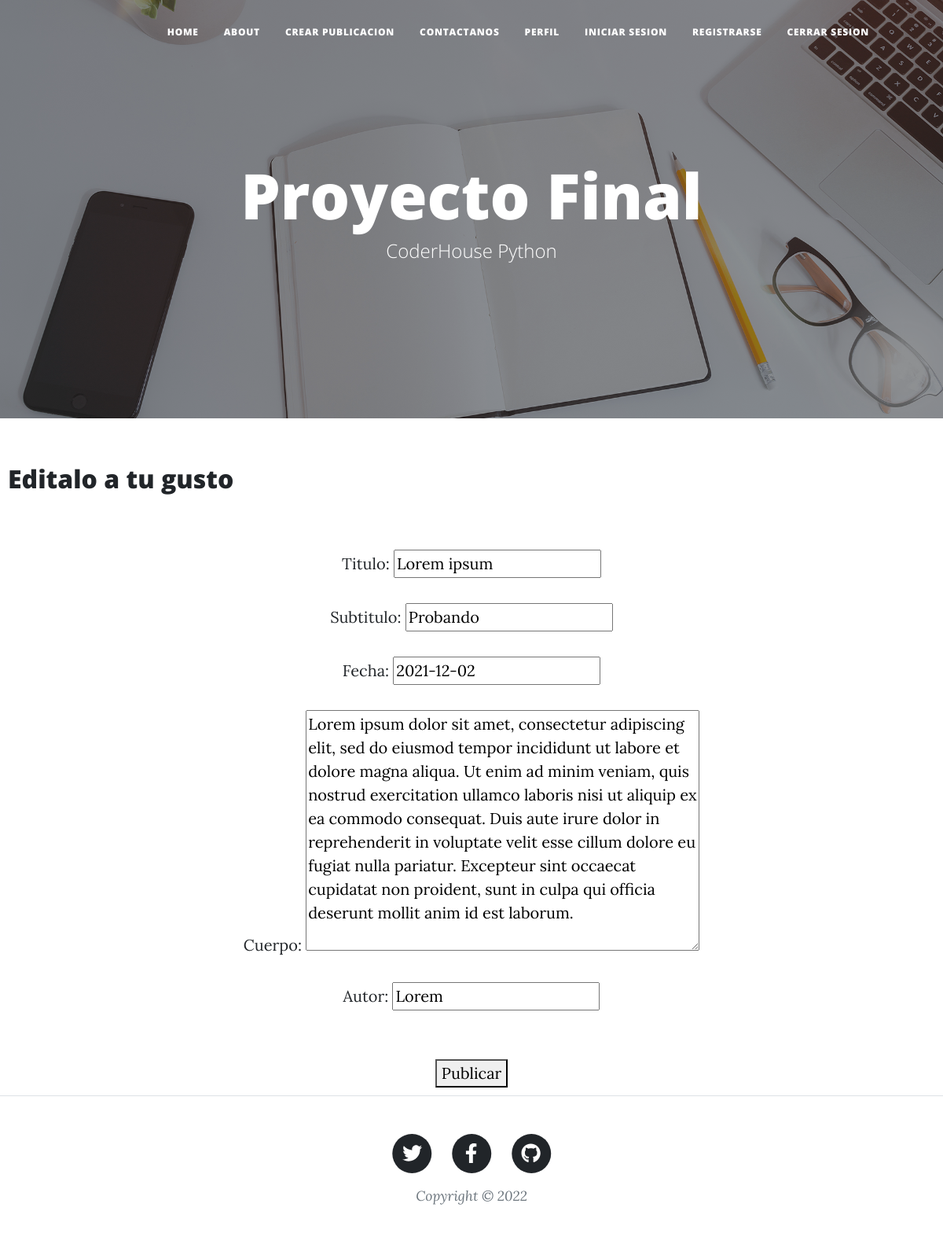
The app's page /blogUpdate/1 (signed in) with its own data.
### Blog/models.py (models this page shows, shortened)
class Post(models.Model):
    titulo = models.CharField(max_length=40)
    subtitulo = models.CharField(max_length=40)
    cuerpo = models.TextField()
    fecha = models.DateField()
    autor = models.CharField(max_length=40)

### Blog/views.py (the view)
# urls.py: path('blogUpdate/<pk>', views.BlogUpdate.as_view(), name="Update"),
class BlogUpdate(LoginRequiredMixin, UpdateView):
    model = Post
    template_name = "Blog/updateBlog.html"
    success_url = "/"
    fields = ['titulo' ,'subtitulo', 'fecha' , 'cuerpo' , 'autor']

### Blog/templates/Blog/updateBlog.html (shortened to what this page needs)
{% extends 'Blog/padre.html' %}
{% load static %}
{% block contenidoQueCambia %}
<h2 style="padding: 10px;">Editalo a tu gusto</h2>
<form action="" method="post" style="text-align: center; ">
    <div style="padding:20px ;">
        {{ form.as_p }}
    </div>
    <div style="padding: 10px;">
        <button type="submit">Publicar</button>
    </div>
</form>
{% endblock %}

### records on screen
Post: titulo "Lorem ipsum", subtitulo "Probando", fecha "2021-12-02", cuerpo "Lorem ipsum dolor sit amet, consectetur adipiscing elit, sed do eiusmod tempor incididunt ut labore et dolore magna aliqua. Ut enim ad minim veniam, quis nostrud exercitation ullamco laboris nisi ut aliquip ex ea commodo consequat. Duis aute irure dolor in reprehenderit in voluptate velit esse cillum dolore eu fugiat nulla pariatur. Excepteur sint occaecat cupidatat non proident, sunt in culpa qui officia deserunt mollit anim id est laborum.", autor "Lorem"
